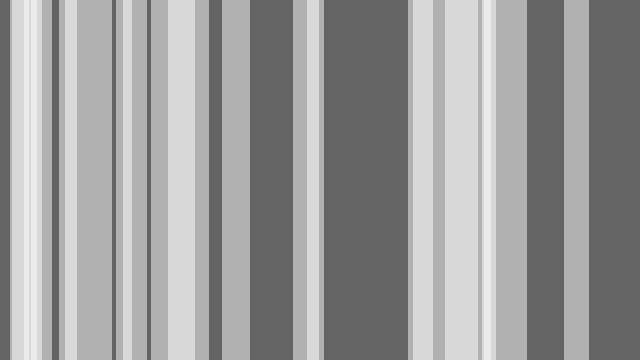
Frame 1 (no input)
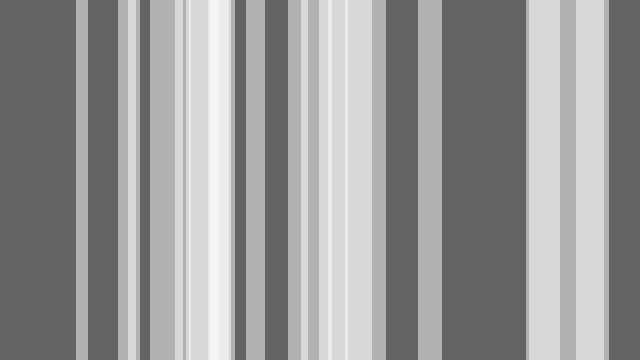
Frame 60 (the mouse pressed at the canvas centre just before this capture)
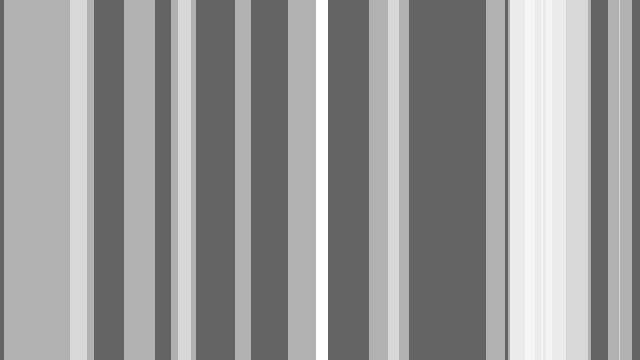
Frame 120 (the mouse held since frame 60 and released just before this capture)

The Processing sketch that drew these frames (run headless with seeded random() and noise(); from frame 60 on, the mouse is pressed at the canvas centre):

// Processing sketch: sketch_58_Random_Stripes_Interactive
// ── sketch_58_Random_Stripes_Interactive.pde
Stripes[] stripe = new Stripes[20];

void setup()
{
  size(640,360);
  
  for(int i = 0; i < stripe.length; i++)
  {
    stripe[i] = new Stripes();
  }
}

void draw()
{
  background(100);
  
  for(int i = 0; i < stripe.length; i++)
  {
    stripe[i].display();
    stripe[i].move();
    stripe[i].check(mouseX);
  }
}

// ── Stripes.pde
class Stripes
{
  int x;
  int w;
  int speed;
  boolean mouse;

  Stripes()
  {
    x = (int)random(width);
    w = (int)random(10, 50);
    mouse = false;
    speed = (int)random(1, 10);
  }
  void display()
  {
    noStroke();
    if (mouse)
    {
      fill(255);
    } else
    {
      fill(255, 127);
    }

    rect(x, 0, w, height);
  }

  void move()
  {
    if (x >= width)
    {
      x = 0;
    } else
    {
      x+=speed;
    }
  }

  void check(int m)
  {
    int mx = m;
    if (mx >=x && mx <= x+w)
    {
      mouse = true;
    } else
    {
      mouse = false;
    }
  }
}
